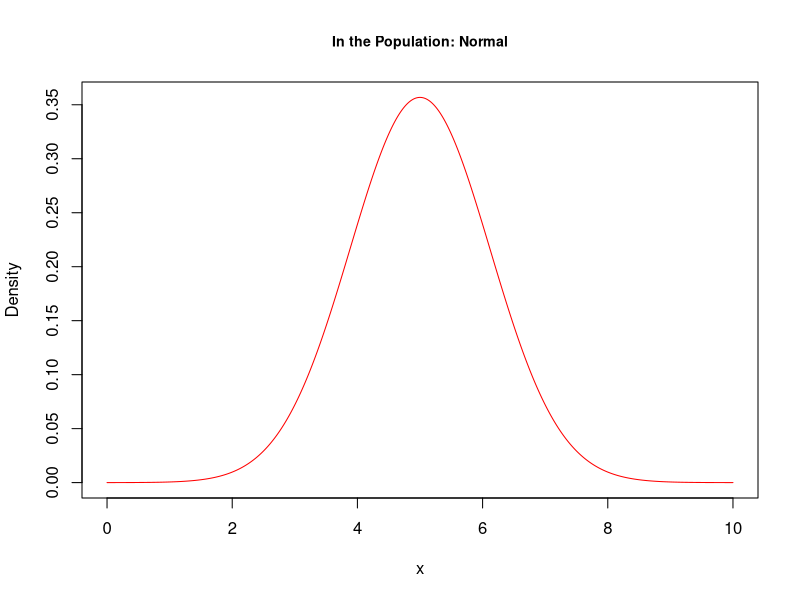
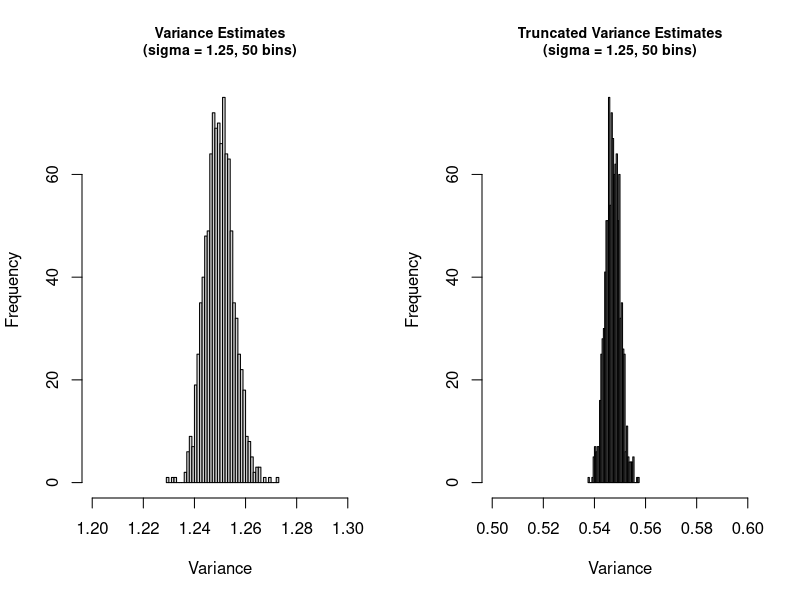
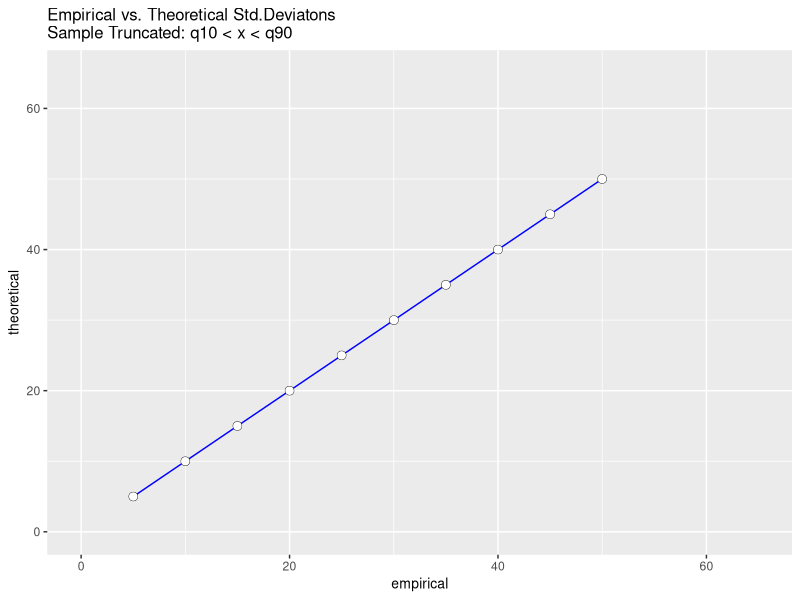
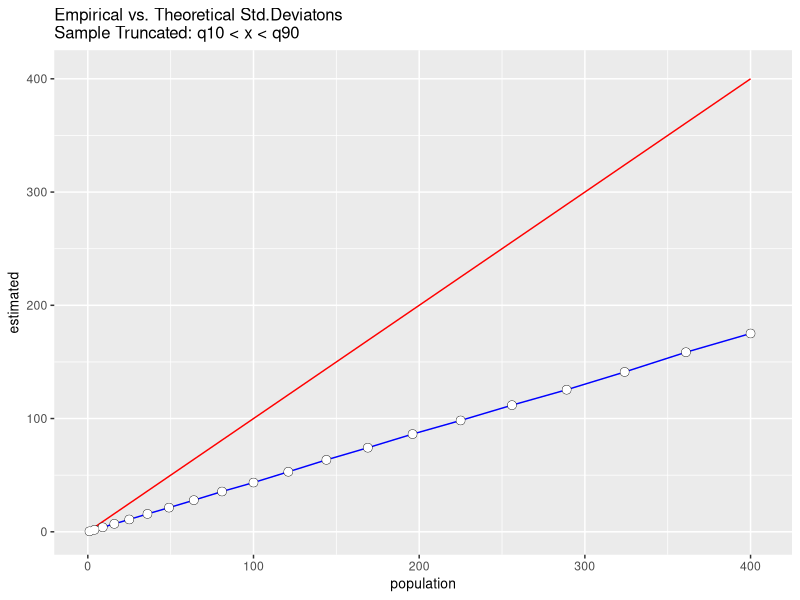
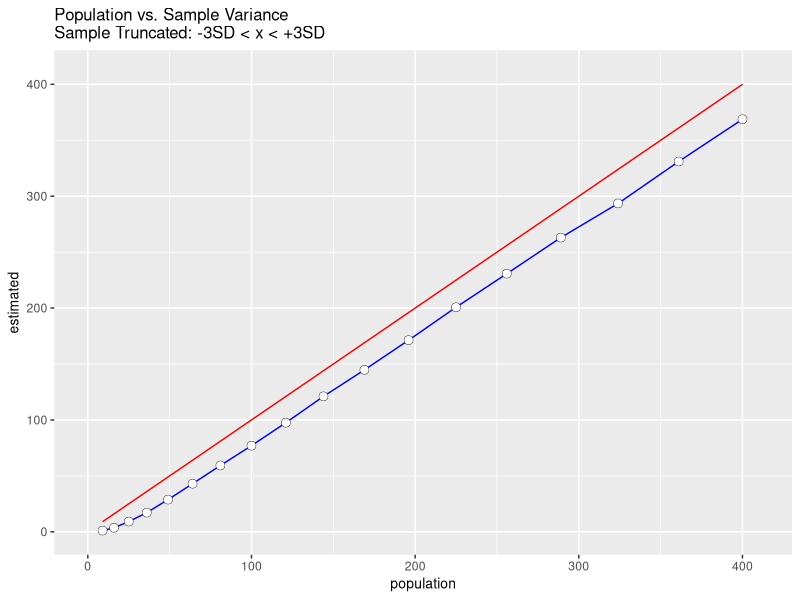
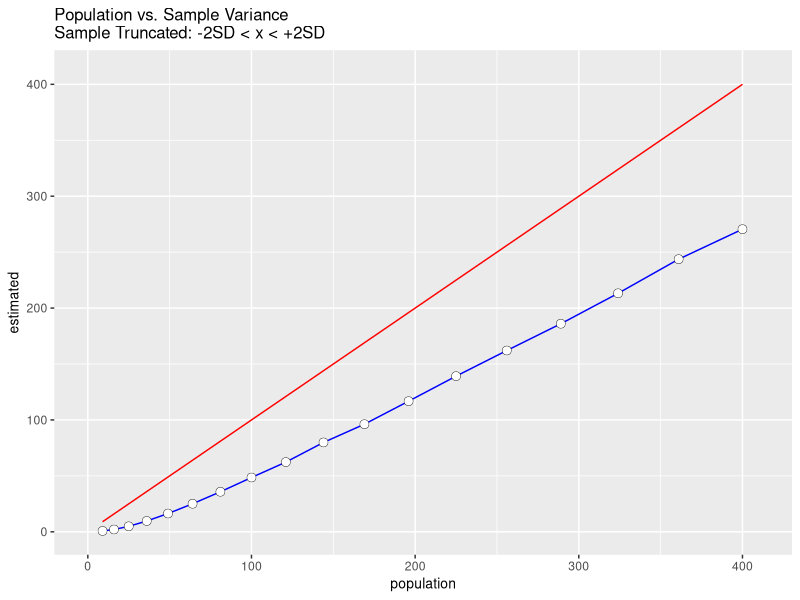

R code for these plots, in order:

## Introduction to R for Data Science
## ══════════════════════════════════════════════════════════════════════════════════
## SESSION 01-03: EXERCISE 01
## ══════════════════════════════════════════════════════════════════════════════════
## Autumn 2016.
## Data Science Serbia @Startit Centre, Savska 5, Belgrade, Serbia

## Lecturers
## ══════════════════════════════════════════════════════════════════════════════════
# Goran S. Milovanović, Phd
# Data Science Mentor @Springboard, Data Science Serbia
# ing Branko Kovač, Data Scientist @Tradecores
# Data Science Mentor @ Springboard, Data Science Serbia
## ══════════════════════════════════════════════════════════════════════════════════

## SESSION 01-03: EXERCISE 1
## -- Truncating samples from the Normal Distribution
## ══════════════════════════════════════════════════════════════════════════════════

## -- clear all
rm(list=ls())

## -- ggplot2
library(ggplot2)

## -- Assume Normal Distribution in the Population.
## -- Assume we know the true population mean and variance:
mu <- 5
sigma <- 1.25
sdev <- sqrt(sigma)
sdev

## -- let's plot this
curve(dnorm(x,mu,sdev),
      from = 0,
      to = 10, n = 1000,
      col = "red",
      main = "In the Population: Normal",
      ylab = "Density",
      cex.main = .85)
# in R: curve() is for ploting functions: ?curve
# dnorm is for Normal (Gaussian) Density: ?dnorm
# , and then: ?pnorm, ?rnorm, ?qnorm

## -- Good. Let's draw some samples now:
s1 <- rnorm(100000, mu, sdev)
# Estimates?
mean(s1)
sd(s1)
var(s1) # not so bad...

## --  Ok. Now...
estimates <- data.frame(
  mean = sapply(seq(1:1000), function(x){
    mean(rnorm(100000,mu,sdev))
    }),
  var = 
    sapply(seq(1:1000), function(x){
      var(rnorm(100000,mu,sdev))
    })
)

## --  How biased are these estimates?
mean_Bias <- mean(estimates$mean) - mu
mean_Bias
var_Bias <- mean(estimates$var) - sigma
var_Bias

# Ok. Let's see what happens when we truncate the samples from
# this normal distribution before estimation:

## --  Ok. Now... truncating!
estimatesTrunc <- data.frame(
  mean = sapply(seq(1:1000), function(x){
    rSample <- rnorm(100000, mu, sdev)
    quants <- quantile(rSample,c(.1,.9))
    rSample <- rSample[which(rSample>quants[1] & rSample<quants[2])]
    mean(rSample)
  }),
  var = sapply(seq(1:1000), function(x){
    rSample <- rnorm(100000, mu, sdev)
    quants <- quantile(rSample,c(.1,.9))
    rSample <- rSample[which(rSample>quants[1] & rSample<quants[2])]
    var(rSample)
    })
  )

# And how biased are these estimates?
mean_BiasTrunc <- mean(estimatesTrunc$mean) - mu
mean_BiasTrunc
var_BiasTrunc <- mean(estimatesTrunc$var) - sigma
var_BiasTrunc

# Let's compare:
mean_Bias < mean_BiasTrunc
var_Bias < var_BiasTrunc
# The difference?
mean_Bias - mean_BiasTrunc
var_Bias - var_BiasTrunc # ooops

# How about the variance of the estimates?
var(estimates$mean)/var(estimatesTrunc$mean)
var(estimates$var)/var(estimatesTrunc$var) # oh oh oh...

## --  Let' see: histogram()
par(mfcol=c(1,2))
hist(estimates$var,50,
     main = "Variance Estimates\n(sigma = 1.25, 50 bins)",
     cex.main = .85,
     xlab = "Variance",
     xlim=c(1.2,1.3))
hist(estimatesTrunc$var,50,
     main = "Truncated Variance Estimates\n(sigma = 1.25, 50 bins)",
     cex.main = .85,
     xlab = "Variance",
     xlim=c(.5,.6))
par(mfcol=c(1,1))

## -- Another statistical experiment

# Step 1 : Keep population sd = 1.5, vary population mean:
sampleMeansTrunc <- sapply(seq(5,50,5), function(x) {
  rSample <- rnorm(100000,x,1.5)
  quants <- quantile(rSample,c(.1,.9))
  rSample <- rSample[which(rSample>quants[1] & rSample<quants[2])]
  mean(rSample)
  })
plotFrameMeans <- data.frame(theoretical = seq(5,50,5),
                        empirical = sampleMeansTrunc)
plotFrameMeans
ggplot(plotFrameMeans, aes(x = empirical, y = theoretical)) +
  geom_path(color="blue") +  geom_point(colour="black", size = 2.5) + 
  geom_point(colour="white", size = 2.25) +
  xlim(0,65) + ylim(0,65) +
  ggtitle("Empirical vs. Theoretical Std.Deviatons\nSample Truncated: q10 < x < q90") +
  theme(title = element_text(size = 10))

# Step 2: Now keep population mean = 15, vary population variance:
sampleVarsTrunc <- sapply(seq(1,20,1), function(x) {
  rSample <- rnorm(100000,15,x)
  quants <- quantile(rSample,c(.1,.9))
  rSample <- rSample[which(rSample>quants[1] & rSample<quants[2])]
  var(rSample)
})
plotFrameVars <- data.frame(population = seq(1,20,1)^2,
                        estimated = sampleVarsTrunc)
plotFrameVars
ggplot(plotFrameVars, aes(y = estimated, x = population)) +
  geom_line(aes(x = plotFrameVars$population, y = plotFrameVars$population),
            color = "red") +
  geom_path(color="blue") +  geom_point(colour="black", size = 2.5) + 
  geom_point(colour="white", size = 2.25) +
  xlim(0,405) + ylim(0,405) +
  ggtitle("Empirical vs. Theoretical Std.Deviatons\nSample Truncated: q10 < x < q90") +
  theme(title = element_text(size = 10))

## -- What if we truncate -3SD < x < +3SD in Step 2?
sampleVarsTrunc <- sapply(seq(3,20,1), function(x) {
  rSample <- rnorm(100000,15,x)
  quants <- c(-3*sd(rSample), 3*sd(rSample))
  rSample <- rSample[which(rSample>quants[1] & rSample<quants[2])]
  var(rSample)
})
plotFrameVars <- data.frame(population = seq(3,20,1)^2,
                            estimated = sampleVarsTrunc)
plotFrameVars
ggplot(plotFrameVars, aes(y = estimated, x = population)) +
  geom_line(aes(x = plotFrameVars$population, y = plotFrameVars$population),
            color = "red") +
  geom_path(color="blue") + 
  geom_point(colour="black", size = 2.5) + 
  geom_point(colour="white", size = 2.25) +
  xlim(0,410) + ylim(0,410) +
  ggtitle("Population vs. Sample Variance\nSample Truncated: -3SD < x < +3SD") +
  theme(title = element_text(size = 10))

## -- What if we truncate -2SD < x < +2SD in Step 2?
sampleVarsTrunc <- sapply(seq(3,20,1), function(x) {
  rSample <- rnorm(100000,15,x)
  quants <- c(-2*sd(rSample), 2*sd(rSample))
  rSample <- rSample[which(rSample>quants[1] & rSample<quants[2])]
  var(rSample)
})
plotFrameVars <- data.frame(population = seq(3,20,1)^2,
                            estimated = sampleVarsTrunc)
plotFrameVars
ggplot(plotFrameVars, aes(y = estimated, x = population)) +
  geom_line(aes(x = plotFrameVars$population, y = plotFrameVars$population),
            color = "red") +
  geom_path(color="blue") +  geom_point(colour="black", size = 2.5) + 
  geom_point(colour="white", size = 2.25) +
  xlim(0,410) + ylim(0,410) +
  ggtitle("Population vs. Sample Variance\nSample Truncated: -2SD < x < +2SD") +
  theme(title = element_text(size = 10))
